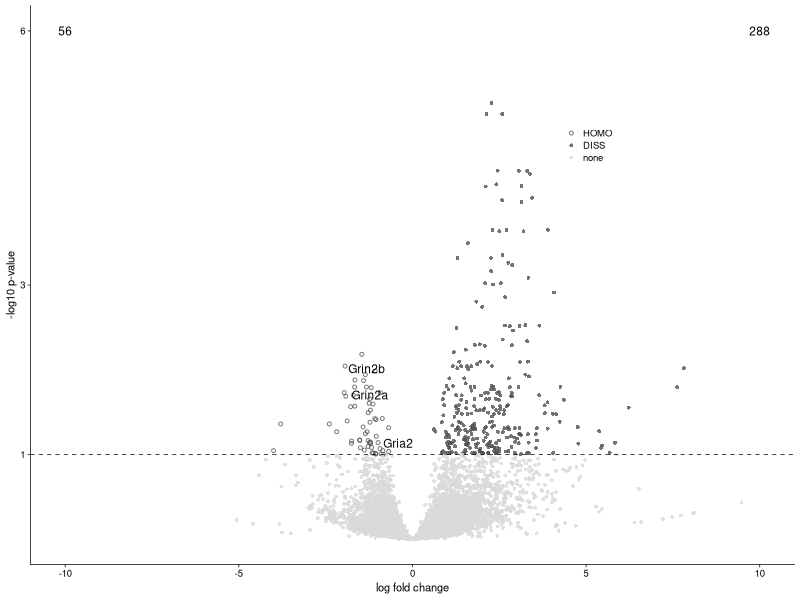
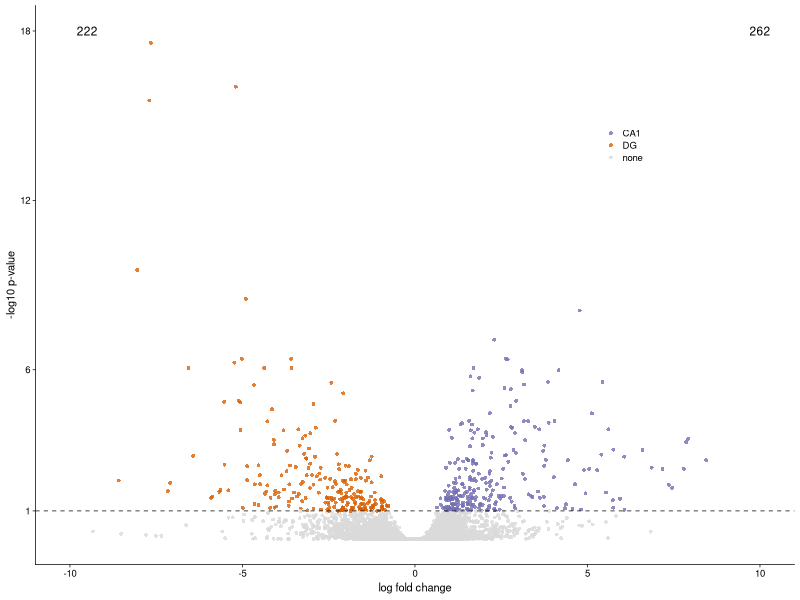
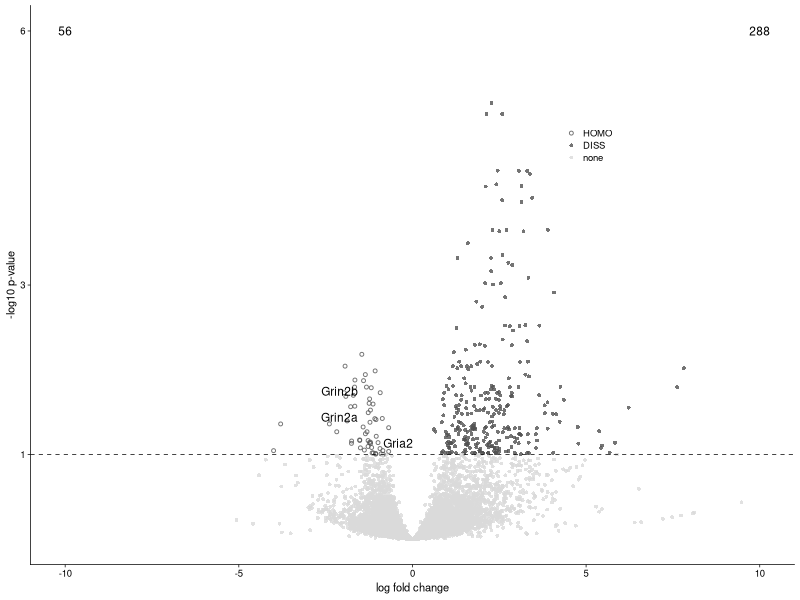
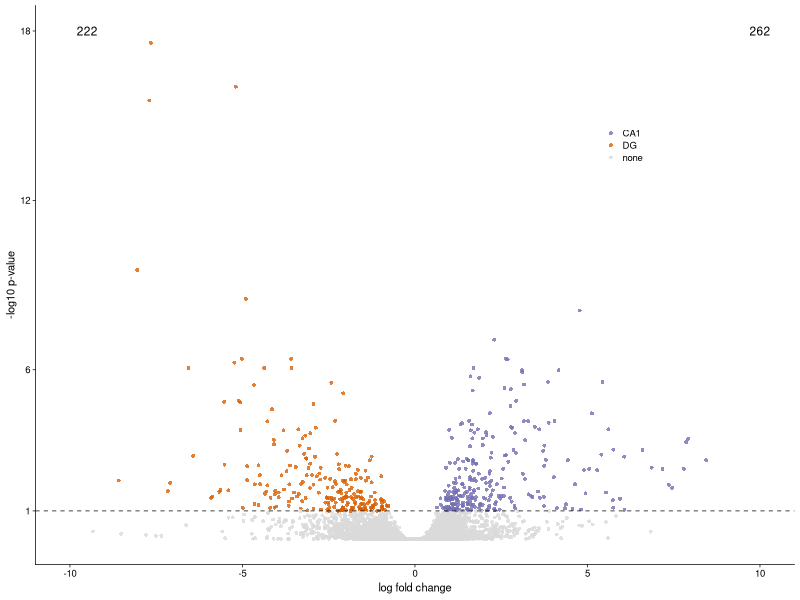

Source code (R) for these figures, in order:
## ---- chunk 1
library(ggplot2)
library(cowplot)
library(dplyr)
library(ggrepel)

# set output file for figures 
knitr::opts_chunk$set(fig.path = '../figures/02_volcanoplots/')
## ---- chunk 2
# dissocation DEGes
dissociation <- read.csv("../results/01_dissociation_volcanoTreatment.csv", header = T, row.names = 1)

#set levels
dissociation$color <- factor(dissociation$color,
                             levels = c("HOMO", "DISS", "none"))

#set colors
dissociationcolor <-  c("HOMO" = "#525252", "DISS" = "#525252", "none" = "#d9d9d9")

# create list of candidate learning and memory genes
candidates <- dissociation %>%
  dplyr::filter(grepl('Ncs|Nsf|Gria|Grin|Grim|Dlg|Prkc|Camk2|Fmr1|Creb', gene)) %>%
  droplevels()
candidates <- candidates[,c(1)]
candidates

# subfield specific degs
subfield <- read.csv("../results/01_dissociation_volcanoCA1DG.csv", header = T, row.names = 1)

## ---- chunk 3
volcanoplot <- ggplot(dissociation, aes(x = lfc, y = pvalue)) + 
  geom_point(aes(color = factor(color), shape = factor(color)), 
             size = 1, alpha = 0.8, na.rm = T) + 
  theme_cowplot(font_size = 8, line_size = 0.25) +
    theme( legend.title = element_blank(),
        legend.position=c(.7,.75),
        panel.grid.minor=element_blank(),
        panel.grid.major=element_blank()) +
  scale_color_manual(values = dissociationcolor) +
  scale_x_continuous(name="log fold change",
                      limits = c(-10, 10)) +
  scale_y_continuous(name="-log10 p-value",
                     limits = c(0, 6),
                     breaks = c(1,3,6)) +
  geom_hline(yintercept = 1,  size = 0.25, linetype = 2 ) + 
  scale_shape_manual(values = c(1,16,16))  +
    
    geom_text_repel(data=filter(dissociation, gene %in% candidates & pvalue>1),
                    aes(label=gene), size = 3,
                    box.padding = unit(0.25, 'lines'),
                    point.padding = unit(0.5, 'lines'))  +
  
    annotate("text", label = "56", x = -10, y = 6, size = 3, color = "black") + 
    annotate("text", label = "288", x = 10, y = 6, size = 3, color = "black")
volcanoplot  

  
pdf(file = "../figures/02_volcanoplots/Treatment_volcano.pdf", width=2.5, height=2.25)
plot(volcanoplot)
dev.off()
## ---- chunk 4
volcanoplot2 <- ggplot(subfield, aes(x = lfc, y = pvalue)) + 
  geom_point(aes(color = factor(color), shape = factor(color)), 
             size = 1, alpha = 0.8, na.rm = T) + 
  theme_cowplot(font_size = 8, line_size = 0.25) +
  theme(legend.title=element_blank(),
        legend.position=c(.75,.75),
        panel.grid.minor=element_blank(),
        panel.grid.major=element_blank()) + 
  scale_color_manual(values = c("CA1" = "#7570b3",
                                "DG" = "#d95f02", 
                                "none" = "#d9d9d9")) +   
  scale_x_continuous(name="log fold change",
                     limits = c(-10, 10)) +
  scale_y_continuous(name="-log10 p-value",
                     limits = c(0, 18),
                     breaks = c(1,6,12,18)) +
  geom_hline(yintercept = 1,  size = 0.25, linetype = 2 ) + 
  scale_shape_manual(values = c(16,16,16)) +
  
      annotate("text", label = "222", x = -9.5, y = 18, size = 3, color = "black") + 
    annotate("text", label = "262", x = 10, y = 18, size = 3, color = "black")
volcanoplot2 

pdf(file = "../figures/02_volcanoplots/CA1DG_volcano.pdf", width=2.5, height=2.25)
plot(volcanoplot2)
dev.off()
